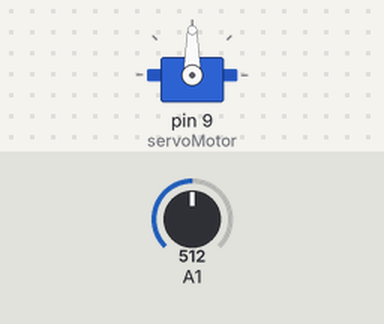
A sketch run on a simulated Arduino Uno, built with avr-gcc and run on an emulated ATmega328P. Shown: servo. Inputs (shaded band) come from the test bench; at power-on: A1 = 512.

Above: at 1.8 s.
1.9 s: A1 set to 716
At 2.9 s:
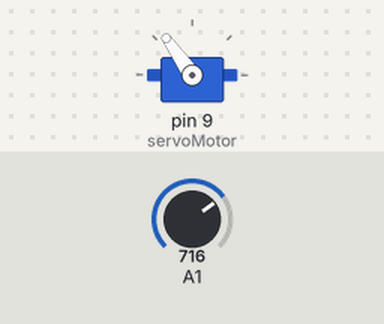
3.5 s: A1 set to 900
At 4.5 s:
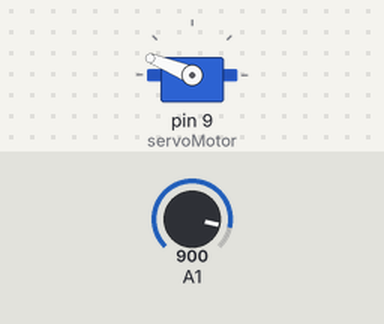
5.5 s: A1 set to 1023
At 7.2 s:
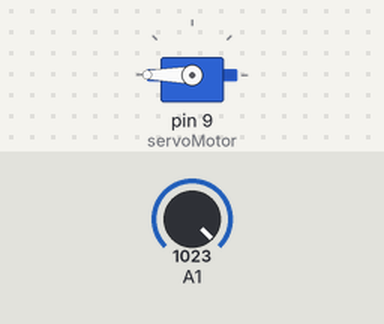
7.5 s: A1 set to 306
At 8.7 s:
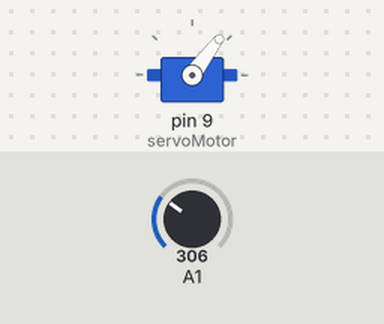
9.5 s: A1 set to 122
At 10.3 s:
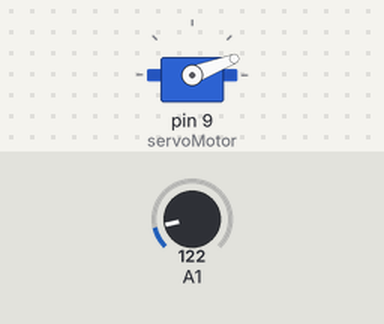
Timing chart, 0 to 12.5 s (numbered marks = the images above; inputs shaded):
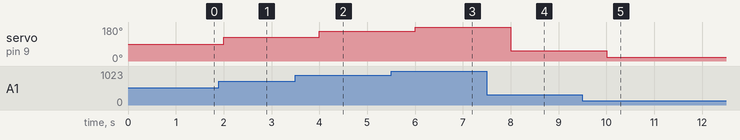

Measured:
- after the input at 1.9 s, servo on pin 9 (servoMotor): 90° → 125° after 0.10 s
- after the input at 3.5 s, servo on pin 9 (servoMotor): 125° → 158° after 0.50 s
- after the input at 5.5 s, servo on pin 9 (servoMotor): 158° → 180° after 0.50 s
- after the input at 7.5 s, servo on pin 9 (servoMotor): 180° → 53° after 0.50 s
- after the input at 9.5 s, servo on pin 9 (servoMotor): 53° → 21° after 0.50 s

The sketch:

Servo_Pot.ino
```cpp
#include <Servo.h>
Servo servoMotor;
int valor;
int pos;
void setup() {
  servoMotor.attach(9);
}
void loop() {
  valor = analogRead(A1);
  pos = map(valor, 0, 1023, 0, 180);
  servoMotor.write(pos);
  delay(1000);
}
```
